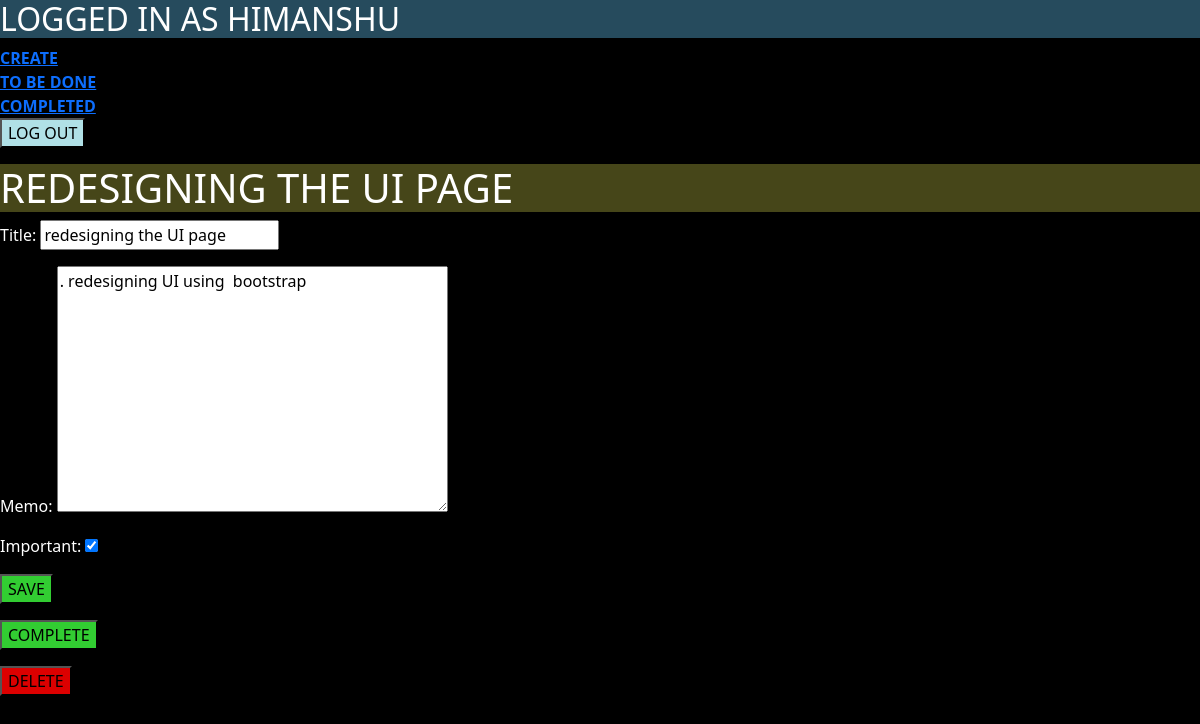
Screenshot of /todo/19 (signed in) with the database file from the repository.
### todo/models.py (models this page shows, shortened)
class Todo(models.Model):
    title = models.CharField(max_length=100 , editable=True)
    memo = models.TextField(blank=True , editable=True )
    created = models.DateTimeField(auto_now_add=True)
    datecompleted = models.DateTimeField(null=True , blank=True)
    important = models.BooleanField(default=False , editable=True)
    user = models.ForeignKey(User , on_delete = models.CASCADE)

### todo/views.py (the view, shortened to what this page needs)
# urls.py: path('todo/<int:todo_pk>', views.viewtodo, name='viewtodo'),
@login_required()
def viewtodo( request , todo_pk ):
    todo = get_object_or_404( Todo , pk=todo_pk  , user = request.user)
    if request.method == "GET":
        form = TodoForm(instance=todo)
        return render(request, 'todo/viewtodo.html', {'todo': todo, 'form': form})

### todo/forms.py
class TodoForm(ModelForm):
    class Meta:
        model = Todo
        fields = ['title', 'memo', 'important']

### todo/templates/todo/viewtodo.html (shortened to what this page needs)
{% extends 'todo/base.html' %}
{% block content %}
<h1 style="background-color : rgb(70,70,25)">
    {{  todo.title|upper }}
</h1>
<form method="POST">
{{ form.as_p }}
    <button type="submit" style="background-color : rgb(50,205,50)" >
     SAVE
 </button>
</form>
<form method="POST" action="{% url 'completetodo' todo.id %}">
    <button type="submit" style="background-color : rgb(50,205,50)" >
     COMPLETE
 </button>
</form>
   <form method="POST" action="{% url 'deletetodo' todo.id %}">
    <button type="submit" style="background-color : rgb(220,0,0)" >
     DELETE
   </button>
  </form>
{% endblock %}

### rows the page displays
Todo: title "REDESIGNING THE UI PAGE", title "redesigning the UI page", memo ". redesigning UI using bootstrap", important "☑"
